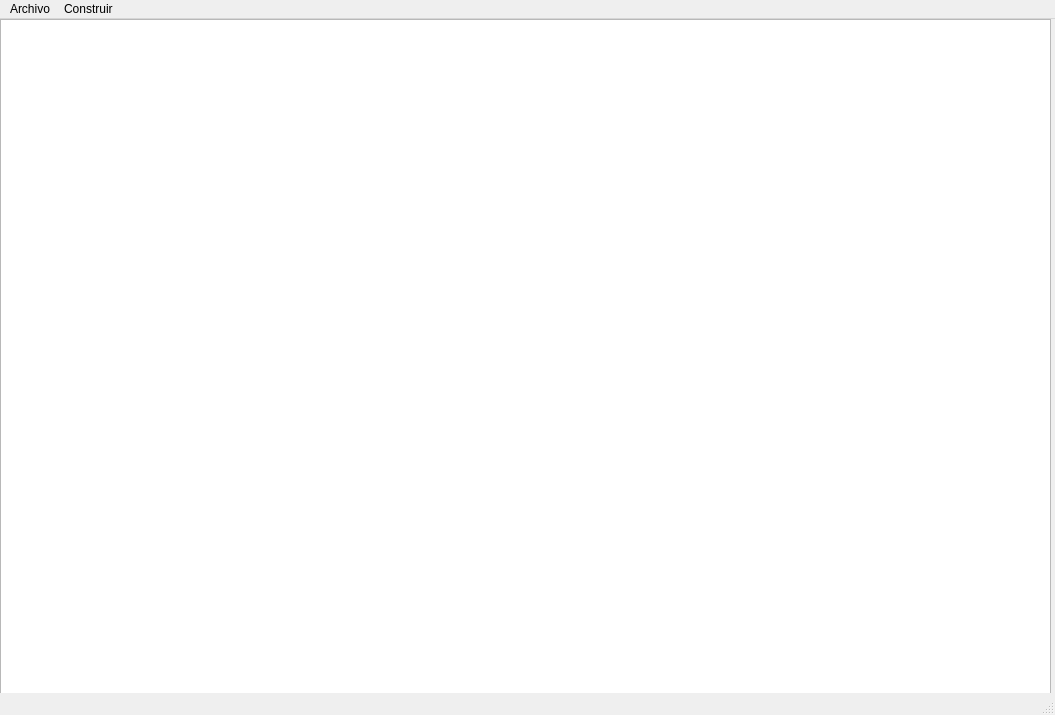
<?xml version="1.0" encoding="UTF-8"?>
<ui version="4.0">
 <class>MainWindow</class>
 <widget class="QMainWindow" name="MainWindow">
  <property name="enabled">
   <bool>true</bool>
  </property>
  <property name="geometry">
   <rect>
    <x>0</x>
    <y>0</y>
    <width>1055</width>
    <height>715</height>
   </rect>
  </property>
  <property name="minimumSize">
   <size>
    <width>1055</width>
    <height>715</height>
   </size>
  </property>
  <property name="maximumSize">
   <size>
    <width>1055</width>
    <height>715</height>
   </size>
  </property>
  <property name="windowTitle">
   <string>IDE</string>
  </property>
  <property name="documentMode">
   <bool>false</bool>
  </property>
  <widget class="QWidget" name="centralwidget">
   <widget class="QCodeEditor" name="plainTextEdit">
    <property name="geometry">
     <rect>
      <x>0</x>
      <y>0</y>
      <width>1051</width>
      <height>681</height>
     </rect>
    </property>
    <property name="font">
     <font>
      <family>Segoe Print</family>
      <pointsize>11</pointsize>
     </font>
    </property>
   </widget>
  </widget>
  <widget class="QStatusBar" name="statusbar">
   <property name="enabled">
    <bool>true</bool>
   </property>
  </widget>
  <widget class="QMenuBar" name="menubar">
   <property name="geometry">
    <rect>
     <x>0</x>
     <y>0</y>
     <width>1055</width>
     <height>26</height>
    </rect>
   </property>
   <property name="accessibleName">
    <string/>
   </property>
   <widget class="QMenu" name="menufile">
    <property name="title">
     <string>Archivo</string>
    </property>
    <addaction name="actionNuevo"/>
    <addaction name="actionCargar"/>
    <addaction name="actionGuardar"/>
   </widget>
   <widget class="QMenu" name="menuConstruir">
    <property name="title">
     <string>Construir </string>
    </property>
    <addaction name="actionCompilar"/>
   </widget>
   <addaction name="menufile"/>
   <addaction name="menuConstruir"/>
  </widget>
  <action name="actionCargar">
   <property name="text">
    <string>Cargar</string>
   </property>
   <property name="statusTip">
    <string>Cargar Archivo</string>
   </property>
   <property name="shortcut">
    <string>Ctrl+L</string>
   </property>
  </action>
  <action name="actionGuardar">
   <property name="text">
    <string>Guardar</string>
   </property>
   <property name="statusTip">
    <string>Guardar Archivo</string>
   </property>
   <property name="shortcut">
    <string>Ctrl+S</string>
   </property>
  </action>
  <action name="actionNuevo">
   <property name="text">
    <string>Nuevo</string>
   </property>
   <property name="statusTip">
    <string>Crear Nuevo Archivo</string>
   </property>
   <property name="shortcut">
    <string>Ctrl+N</string>
   </property>
  </action>
  <action name="actionCompilar">
   <property name="text">
    <string>Compilar</string>
   </property>
   <property name="statusTip">
    <string>Compilar Programa</string>
   </property>
   <property name="shortcut">
    <string>Ctrl+R</string>
   </property>
  </action>
 </widget>
 <customwidgets>
  <customwidget>
   <class>QCodeEditor</class>
   <extends>QPlainTextEdit</extends>
   <header location="global">QCodeEditor.h</header>
  </customwidget>
 </customwidgets>
 <resources/>
 <connections/>
</ui>
